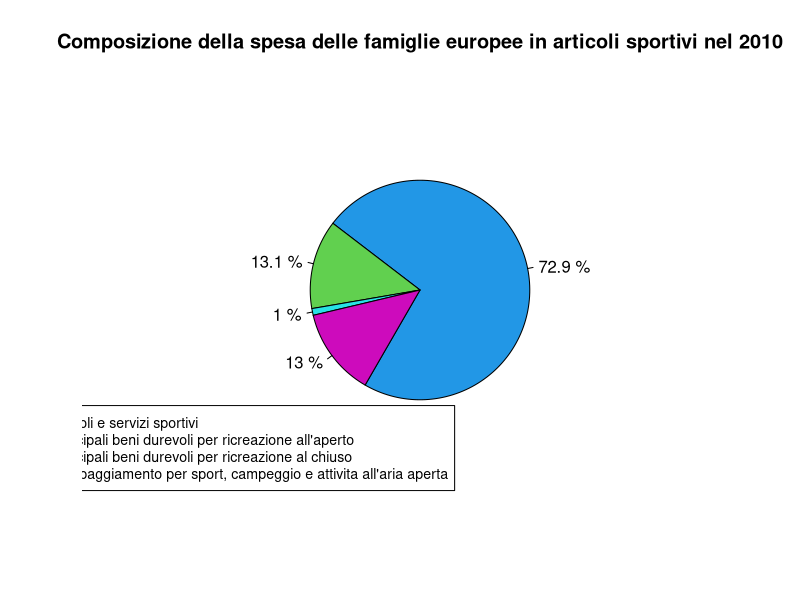
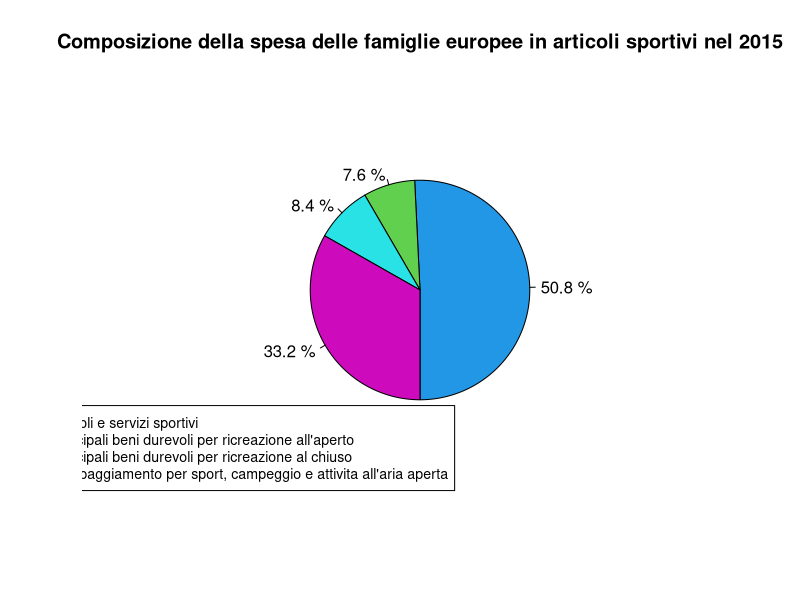
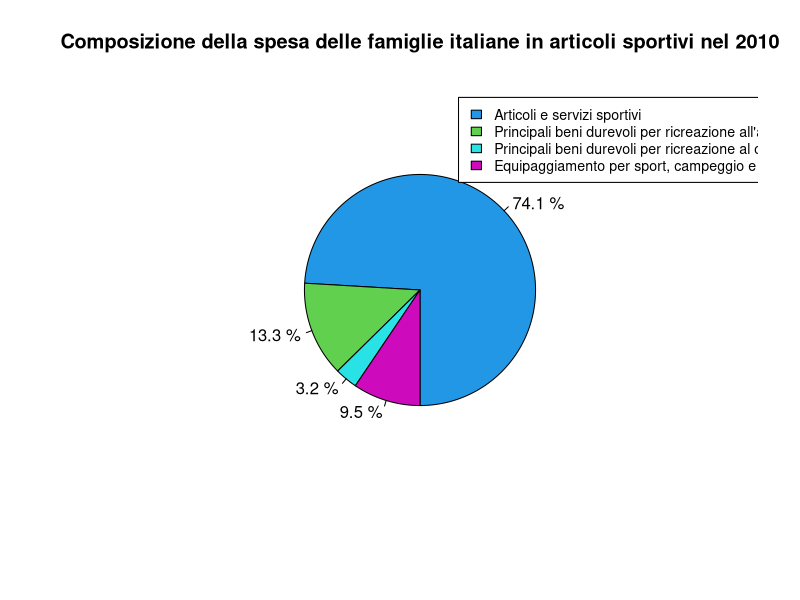
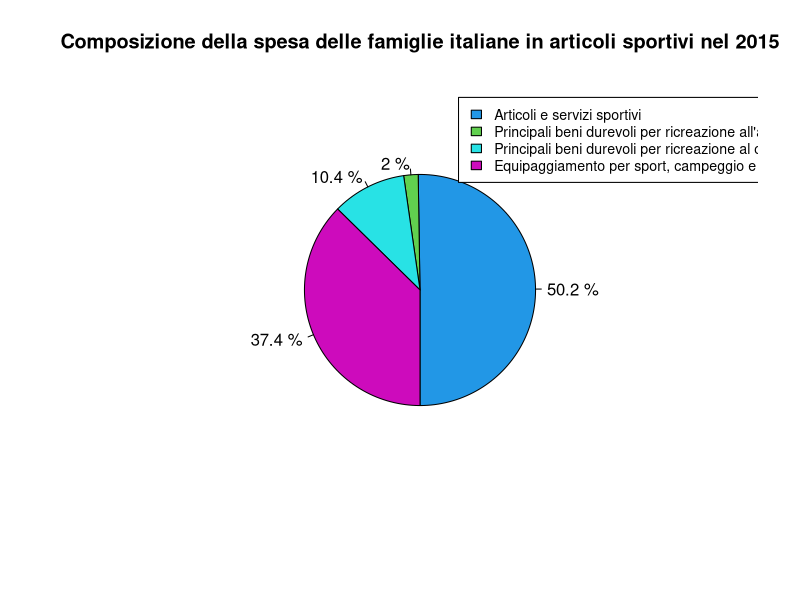

These charts were generated, in order, by the following R code:
# ANALISI SPESA IN ARTICOLI SPORTIVI #
library(readxl)

# Caricamento dei dati ----

spesa_2010 <- read_excel("Dati/Spesa/Spesa in articoli sportivi 2010.xlsx")
spesa_2015 <- read_excel("Dati/Spesa/Spesa in articoli sportivi 2015.xlsx")
summary(spesa_2010)
summary(spesa_2015)

# Analisi ----

# I dati come unità di misura utilizzano lo Standard di potere d'acquisto di Eurostat

## Europa ----
### Spesa e crescita totale ----
spesa_tot_eu_2010 <- sum(spesa_2010$`Articoli e servizi sportivi`) + sum(spesa_2010$`Principali beni durevoli per ricreazione all'aperto`) + 
  sum(spesa_2010$`Principali beni durevoli per ricreazione al chiuso`) + sum(spesa_2010$`Equipaggiamento per sport, campeggio e attivita all'aria aperta`)
# Il valore per la spesa totale in articoli sportivi nel 2010 in Europa è 9513.4
spesa_tot_eu_2015 <- sum(spesa_2015$`Articoli e servizi sportivi`) + sum(spesa_2015$`Principali beni durevoli per ricreazione all'aperto`) + 
  sum(spesa_2015$`Principali beni durevoli per ricreazione al chiuso`) + sum(spesa_2015$`Equipaggiamento per sport, campeggio e attivita all'aria aperta`)
# Il valore per la spesa totale in articoli sportivi nel 2010 in Europa è 19099.3
# Il valore per la spesa in articoli e servizi sportivi è aumentata dal 2010 al 2015 con una crescita del 100,76% quindi il valore è più che raddoppiato
diff_spesa_art_sport_eu <- spesa_tot_eu_2015 - spesa_tot_eu_2010
crescita_spesa_art_sport_eu <- (diff_spesa_art_sport_eu / spesa_tot_eu_2010) * 100

spesa_tot_eu_2010
spesa_tot_eu_2015
diff_spesa_art_sport_eu
crescita_spesa_art_sport_eu

### Composizione spesa europea ----

europa_2010 <- c(sum(spesa_2010$`Articoli e servizi sportivi`), 
                 sum(spesa_2010$`Principali beni durevoli per ricreazione all'aperto`), 
                 sum(spesa_2010$`Principali beni durevoli per ricreazione al chiuso`),
                 sum(spesa_2010$`Equipaggiamento per sport, campeggio e attivita all'aria aperta`))
europa_2015 <- c(sum(spesa_2015$`Articoli e servizi sportivi`), 
                 sum(spesa_2015$`Principali beni durevoli per ricreazione all'aperto`), 
                 sum(spesa_2015$`Principali beni durevoli per ricreazione al chiuso`),
                 sum(spesa_2015$`Equipaggiamento per sport, campeggio e attivita all'aria aperta`))

titoli <- c("Articoli e servizi sportivi", 
            "Principali beni durevoli per ricreazione all'aperto", 
            "Principali beni durevoli per ricreazione al chiuso", 
            "Equipaggiamento per sport, campeggio e attivita all'aria aperta")

percentuali_eu_2010 <- round((europa_2010/sum(europa_2010)*100),1)
percentuali_eu_2015 <- round((europa_2015/sum(europa_2015)*100),1)
titolo_eu_2010 <- paste(percentuali_eu_2010, "%", sep = " ")
titolo_eu_2015 <- paste(percentuali_eu_2015, "%", sep = " ")
pie(t(europa_2010), col = c(4, 3, 5, 6), labels = titolo_eu_2010, 
    main = "Composizione della spesa delle famiglie europee in articoli sportivi nel 2010", 
    radius = 0.57, init.angle = 240)
legend(-2.1, -0.6, cex = 0.85, legend = titoli, fill = c(4, 3, 5, 6))


pie(t(europa_2015), col = c(4, 3, 5, 6), labels = titolo_eu_2015,
    main = "Composizione della spesa delle famiglie europee in articoli sportivi nel 2015",
    radius = 0.57, init.angle = 270)
legend(-2.1, -0.6, cex = 0.85, legend = titoli, fill = c(4, 3, 5, 6))

## Italia ----
### Spesa e crescita totale ----
spesa_tot_ita_2010 <- spesa_2010$`Articoli e servizi sportivi`[12] + spesa_2010$`Principali beni durevoli per ricreazione all'aperto`[12] +
  spesa_2010$`Principali beni durevoli per ricreazione al chiuso`[12] + spesa_2010$`Equipaggiamento per sport, campeggio e attivita all'aria aperta`[12]
spesa_tot_ita_2015 <- spesa_2015$`Articoli e servizi sportivi`[12] + spesa_2015$`Principali beni durevoli per ricreazione all'aperto`[12] +
  spesa_2015$`Principali beni durevoli per ricreazione al chiuso`[12] + spesa_2015$`Equipaggiamento per sport, campeggio e attivita all'aria aperta`[12]


diff_spesa_tot_ita <- spesa_tot_ita_2015 - spesa_tot_ita_2010
crescita_spesa_tot_ita <- (diff_spesa_tot_ita / spesa_tot_ita_2010) * 100
# In Italia nel 2010 il valore per la spesa in articoli sportivi è 277.2 mentre nel 2015 è 540.7 
# anche in questo caso il valore per la spesa è aumentato con una crescita del 95,06%
# La crescita in Italia è minore rispetto al valore europeo.

spesa_tot_ita_2010 
spesa_tot_ita_2015
diff_spesa_tot_ita
crescita_spesa_tot_ita

### Composizione spesa italiana ----
italia_2010 <- spesa_2010[12, 2:5]
italia_2015 <- spesa_2015[12, 2:5]
titoli <- c("Articoli e servizi sportivi", 
            "Principali beni durevoli per ricreazione all'aperto", 
            "Principali beni durevoli per ricreazione al chiuso", 
            "Equipaggiamento per sport, campeggio e attivita all'aria aperta")

percentuali_ita_2010 <- round((italia_2010/sum(italia_2010)*100),1)
percentuali_ita_2015 <- round((italia_2015/sum(italia_2015)*100),1)
titolo_ita_2010 <- paste(percentuali_ita_2010, "%", sep = " ")
titolo_ita_2015 <- paste(percentuali_ita_2015, "%", sep = " ")
pie(t(italia_2010), col = c(4, 3, 5, 6), labels = titolo_ita_2010, 
    main = "Composizione della spesa delle famiglie italiane in articoli sportivi nel 2010", radius = 0.6, 
    init.angle = 270)
legend(0.2, 1.0, cex = 0.85, legend = titoli, fill = c(4, 3, 5, 6))


pie(t(italia_2015), col = c(4, 3, 5, 6), labels = titolo_ita_2015,
    main = "Composizione della spesa delle famiglie italiane in articoli sportivi nel 2015",
    radius = 0.6, init.angle = 270)
legend(0.2, 1.0, cex = 0.85, legend = titoli, fill = c(4, 3, 5, 6))

italia_2010 <- c(italia_2010[,1], italia_2010[,2], italia_2010[,3], italia_2010[,4])
italia_2015 <- c(italia_2015[,1], italia_2015[,2], italia_2015[,3], italia_2015[,4])
italia_2010
italia_2015